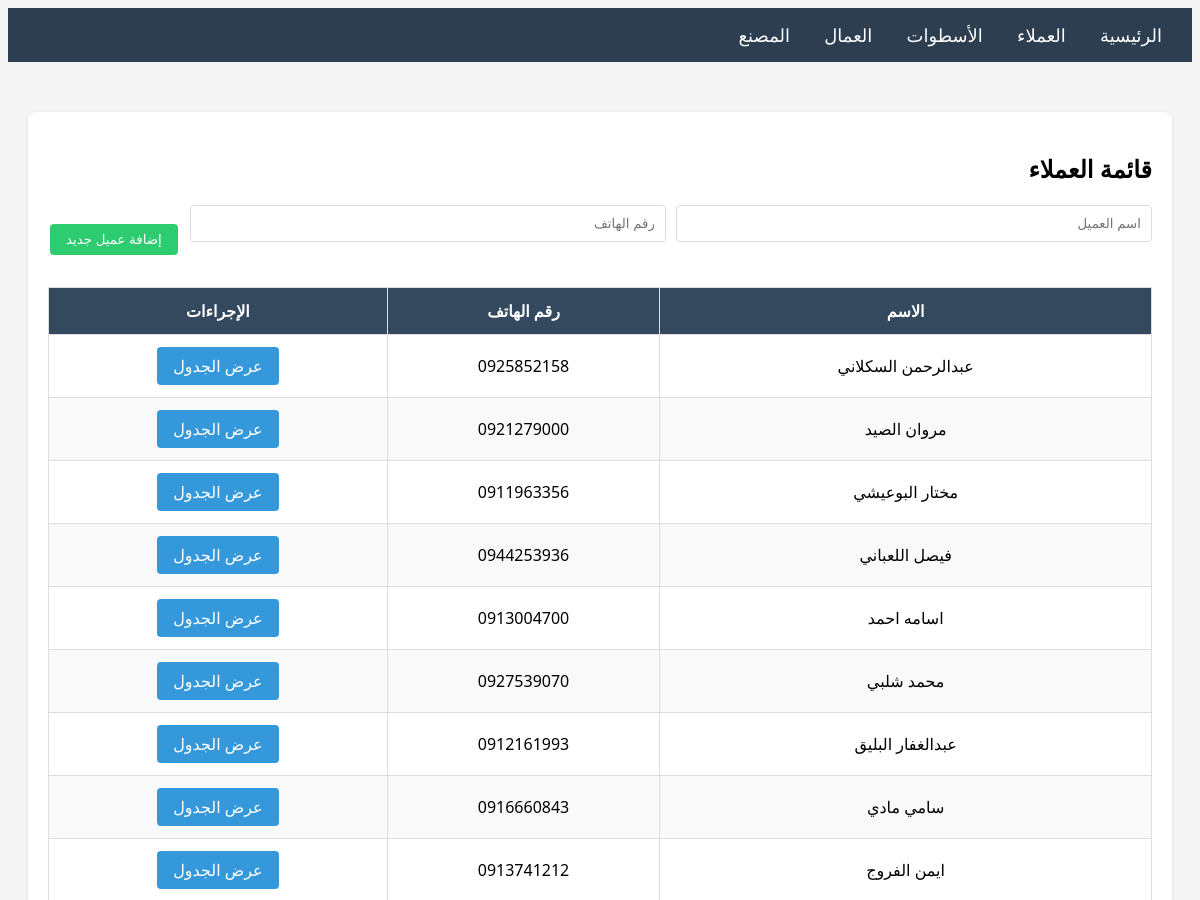
Before: /customers/ (upper part) with the older database file.
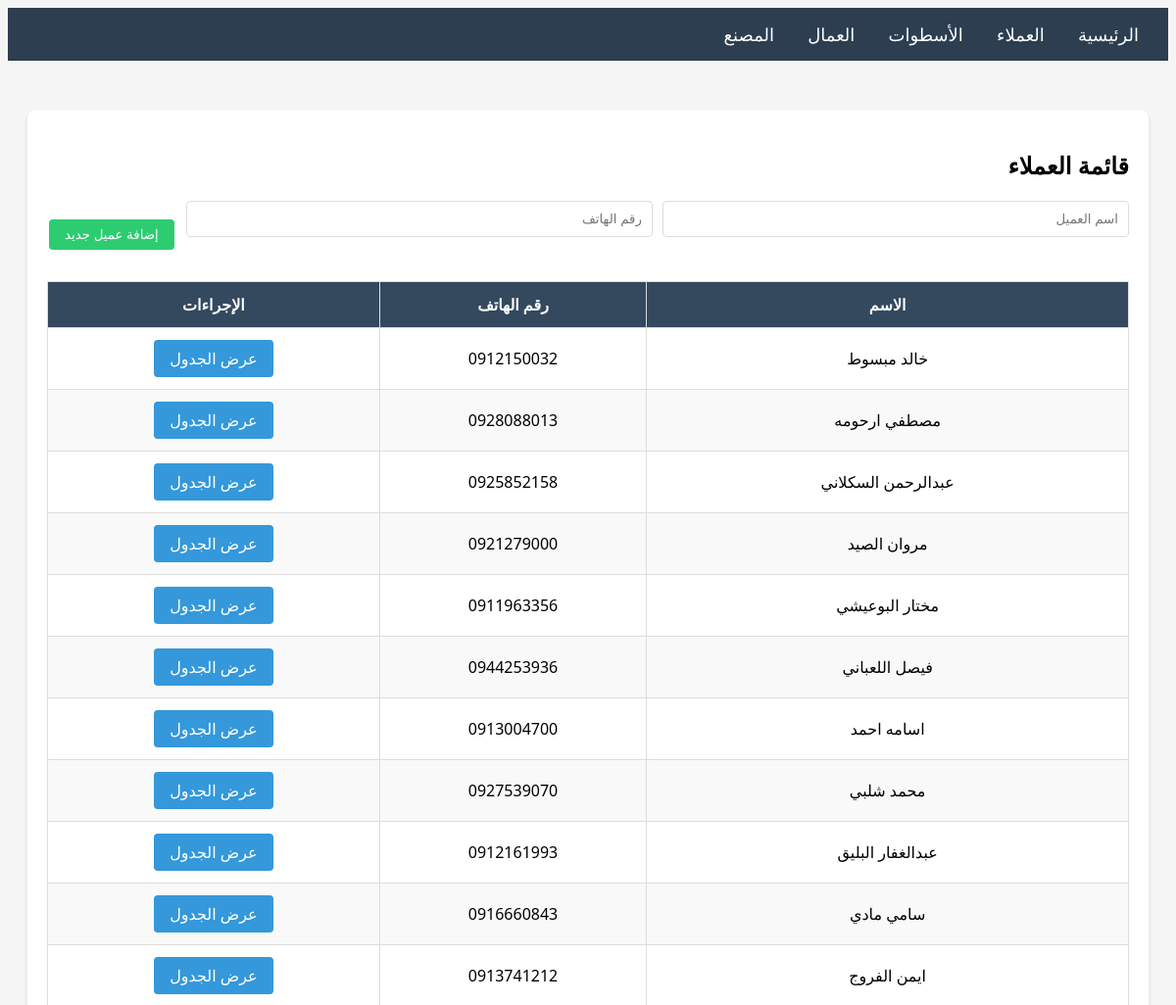
After: the same page with the newer database file.
### main/models.py (models this page shows, shortened)
class Customer(models.Model):
    name = models.CharField(max_length=200, verbose_name='الاسم')
    phone = models.CharField(max_length=20, verbose_name='رقم الهاتف')
    created_at = models.DateTimeField(auto_now_add=True)
    class Meta:
        verbose_name = 'عميل'
        verbose_name_plural = 'العملاء'
        ordering = ['-created_at']

### main/views.py (the view)
# urls.py: path('customers/', views.customer_list, name='customer_list'),
def customer_list(request):
    customers = Customer.objects.all()
    if request.method == 'POST':
        form = CustomerForm(request.POST)
        if form.is_valid():
            form.save()
            messages.success(request, 'تم إضافة العميل بنجاح')
            return redirect('customer_list')
    else:
        form = CustomerForm()
    return render(request, 'main/customer_list.html', {'customers': customers, 'form': form})

### main/forms.py
class CustomerForm(forms.ModelForm):
    class Meta:
        model = Customer
        fields = ['name', 'phone']
        widgets = {
            'phone': forms.TextInput(attrs={'class': 'form-control', 'placeholder': 'رقم الهاتف'}),
            'name': forms.TextInput(attrs={'class': 'form-control', 'placeholder': 'اسم العميل'}),
        }

### main/templates/main/customer_list.html (shortened to what this page needs)
{% extends 'main/base.html' %}
{% block content %}
<div class="card">
    <h2>قائمة العملاء</h2>
    <form method="POST" style="margin-bottom: 30px;">
        <div style="display: flex; gap: 10px; align-items: end;">
            <div class="form-group" style="flex: 1;">
                {{ form.name }}
            </div>
            <div class="form-group" style="flex: 1;">
                {{ form.phone }}
            </div>
            <button type="submit" class="btn btn-success">إضافة عميل جديد</button>
        </div>
    </form>
    <div class="table-container">
        <table>
            <thead>
                <tr>
                    <th>الاسم</th>
                    <th>رقم الهاتف</th>
                    <th>الإجراءات</th>
                </tr>
            </thead>
            <tbody>
                {% for customer in customers %}
                <tr>
                    <td>{{ customer.name }}</td>
                    <td>{{ customer.phone }}</td>
                    <td>
                        <a href="{% url 'customer_detail' customer.pk %}" class="btn btn-primary">عرض الجدول</a>
                    </td>
                </tr>
                {% empty %}
                <tr>
                    <td colspan="3" style="text-align: center;">لا يوجد عملاء حالياً</td>
                </tr>
                {% endfor %}
            </tbody>
        </table>
    </div>
</div>
{% endblock %}

Changed rows visible on the page:
added Customer: name "خالد مبسوط", phone "0912150032"
added Customer: name "مصطفي ارحومه", phone "0928088013"
